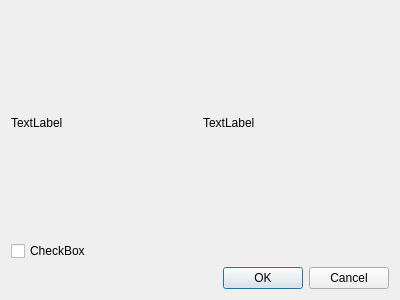
<?xml version="1.0" encoding="UTF-8"?>
<ui version="4.0">
 <class>MessageDialogWithToggle</class>
 <widget class="QDialog" name="MessageDialogWithToggle">
  <property name="geometry">
   <rect>
    <x>0</x>
    <y>0</y>
    <width>400</width>
    <height>300</height>
   </rect>
  </property>
  <property name="windowTitle">
   <string>Dialog</string>
  </property>
  <layout class="QVBoxLayout" name="verticalLayout">
   <item>
    <layout class="QHBoxLayout" name="horizontalLayout">
     <item>
      <widget class="QLabel" name="label_2">
       <property name="text">
        <string>TextLabel</string>
       </property>
      </widget>
     </item>
     <item>
      <widget class="QLabel" name="label">
       <property name="text">
        <string>TextLabel</string>
       </property>
      </widget>
     </item>
    </layout>
   </item>
   <item>
    <widget class="QCheckBox" name="checkBox">
     <property name="text">
      <string>CheckBox</string>
     </property>
    </widget>
   </item>
   <item>
    <widget class="QDialogButtonBox" name="buttonBox">
     <property name="orientation">
      <enum>Qt::Horizontal</enum>
     </property>
     <property name="standardButtons">
      <set>QDialogButtonBox::Cancel|QDialogButtonBox::Ok</set>
     </property>
    </widget>
   </item>
  </layout>
 </widget>
 <resources/>
 <connections>
  <connection>
   <sender>buttonBox</sender>
   <signal>accepted()</signal>
   <receiver>MessageDialogWithToggle</receiver>
   <slot>accept()</slot>
   <hints>
    <hint type="sourcelabel">
     <x>248</x>
     <y>254</y>
    </hint>
    <hint type="destinationlabel">
     <x>157</x>
     <y>274</y>
    </hint>
   </hints>
  </connection>
  <connection>
   <sender>buttonBox</sender>
   <signal>rejected()</signal>
   <receiver>MessageDialogWithToggle</receiver>
   <slot>reject()</slot>
   <hints>
    <hint type="sourcelabel">
     <x>316</x>
     <y>260</y>
    </hint>
    <hint type="destinationlabel">
     <x>286</x>
     <y>274</y>
    </hint>
   </hints>
  </connection>
 </connections>
</ui>
